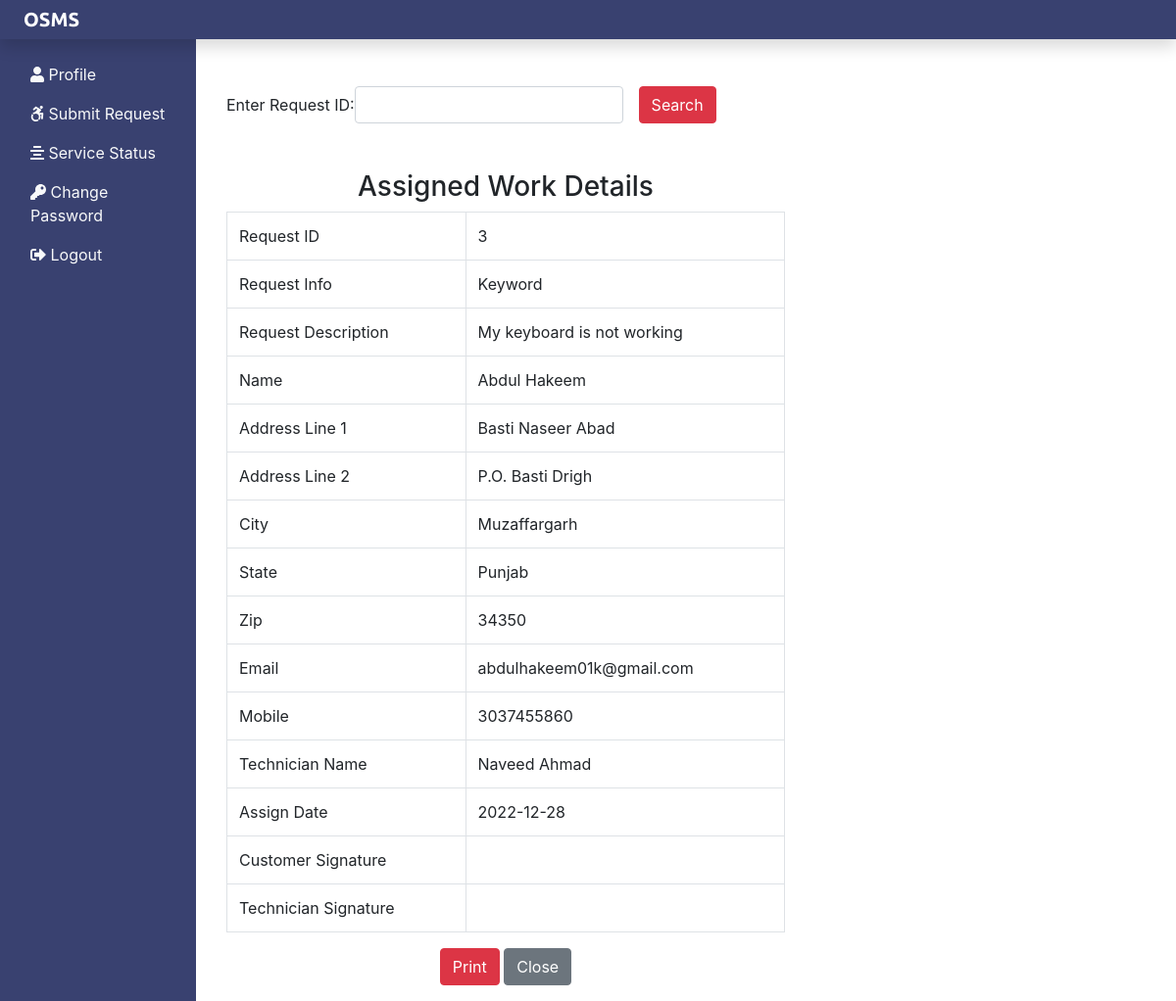
Page /Project/Requester/requesterservicestatus.php?checkid=3 (signed in) on the committed database.
### tables this page shows
CREATE TABLE `assignwork_tb` (
  `rno` int(11) NOT NULL,
  `request_id` int(11) NOT NULL,
  `request_info` text NOT NULL,
  `request_desc` text NOT NULL,
  `requester_name` varchar(60) NOT NULL,
  `requester_add1` text NOT NULL,
  `requester_add2` text NOT NULL,
  `requester_city` varchar(60) NOT NULL,
  `requester_state` varchar(60) NOT NULL,
  `requester_zip` int(11) NOT NULL,
  `requester_email` varchar(60) NOT NULL,
  `requester_mobile` bigint(20) NOT NULL,
  `assign_tech` varchar(60) NOT NULL,
  `assign_date` date NOT NULL
);

### Project/Requester/requesterservicestatus.php (the view, shortened to what this page needs)
<?php
    include('includes/header.php');
    include('../dbcon.php');
?>
    <div class="col-sm-6 mt-5 mx-3">
    <form action="" method="POST" class="form-inline">
        <div class="form-group mr-3 d-print-none">
            <label for="checkid">Enter Request ID:
            </label>
            <input type="text" class="form-control" name="checkid" id="checkid" onkeypress="isInputNumber(event)">
        </div>
        <button type="submit" class="btn btn-danger d-print-none">Search</button>
    </form>
    <?php
        if(isset($_REQUEST['checkid'])){
            if($_REQUEST['checkid']==""){
                $msg='<div class="alert alert-warning col-sm-6 ml-5 mt-2" role="alert">Fill All the Fields.</div>';
            }else{
            $sql="select *from assignwork_tb where request_id={$_REQUEST['checkid']}";
            $result=$conn->query($sql);
            $row=$result->fetch_assoc();
            if($row['request_id'] == $_REQUEST['checkid']){
    ?>
    <h3 class="text-center mt-5">Assigned Work Details</h3>
    <table class="table table-bordered">
    <tbody>
        <tr>
            <td>Request ID</td>
            <td><?php if(isset($row['request_id'])) echo $row['request_id'] ?></td>
        </tr>
        <tr>
            <td>Request Info</td>
            <td><?php if(isset($row['request_info'])) echo $row['request_info'] ?></td>
        </tr>
        <tr>
            <td>Request Description</td>
            <td><?php if(isset($row['request_desc'])) echo $row['request_desc'] ?></td>
        </tr>
        <tr>
            <td>Name</td>
            <td><?php if(isset($row['requester_name'])) echo $row['requester_name'] ?></td>
        </tr>
        <tr>
            <td>Address Line 1</td>
            <td><?php if(isset($row['requester_add1'])) echo $row['requester_add1'] ?></td>
        </tr>
        <tr>
            <td>Address Line 2</td>
            <td><?php if(isset($row['requester_add2'])) echo $row['requester_add2'] ?></td>
        </tr>
        <tr>
            <td>City</td>
            <td><?php if(isset($row['requester_city'])) echo $row['requester_city'] ?></td>
        </tr>
        <tr>
            <td>State</td>
            <td><?php if(isset($row['requester_state'])) echo $row['requester_state'] ?></td>
        </tr>
        <tr>
            <td>Zip</td>
            <td><?php if(isset($row['requester_zip'])) echo $row['requester_zip'] ?></td>
        </tr>
        <tr>
            <td>Email</td>
            <td><?php if(isset($row['requester_email'])) echo $row['requester_email'] ?></td>
        </tr>
        <tr>
            <td>Mobile</td>
            <td><?php if(isset($row['requester_mobile'])) echo $row['requester_mobile'] ?></td>
        </tr>
        <tr>
            <td>Technician Name</td>
            <td><?php if(isset($row['assign_tech'])) echo $row['assign_tech'] ?></td>
        </tr>
        <tr>
            <td>Assign Date</td>
            <td><?php if(isset($row['assign_date'])) echo $row['assign_date'] ?></td>
        </tr>
        <tr>
            <td>Customer Signature</td>
            <td></td>
        </tr>
        <tr>
            <td>Technician Signature</td>
            <td></td>
        </tr>
    </tbody>
    </table>
    <div class="text-center">
    <form action="" class="mb-3 d-print-none">
        <input type="submit" class="btn btn-danger" value="Print" onClick="window.print()">
        <input type="submit" class="btn btn-secondary" value="Close">
    </form>
    </div>
    <?php } else{
       echo '<div class="alert alert-info mt-4">Your Request is still pending</div>';}
    }
}
    ?>
    </div>
<?php
    include('includes/footer.php');
?>

### rows in the picture
assignwork_tb: request "3", request_info "Keyword", request_desc "My keyboard is not working", requester_name "Abdul Hakeem", requester_add1 "Basti Naseer Abad", requester_add2 "P.O. Basti Drigh", requester_city "Muzaffargarh", requester_state "Punjab", requester_zip "34350", requester_email "abdulhakeem01k@gmail.com", requester_mobile "3037455860", assign_tech "Naveed Ahmad", assign_date "2022-12-28"
